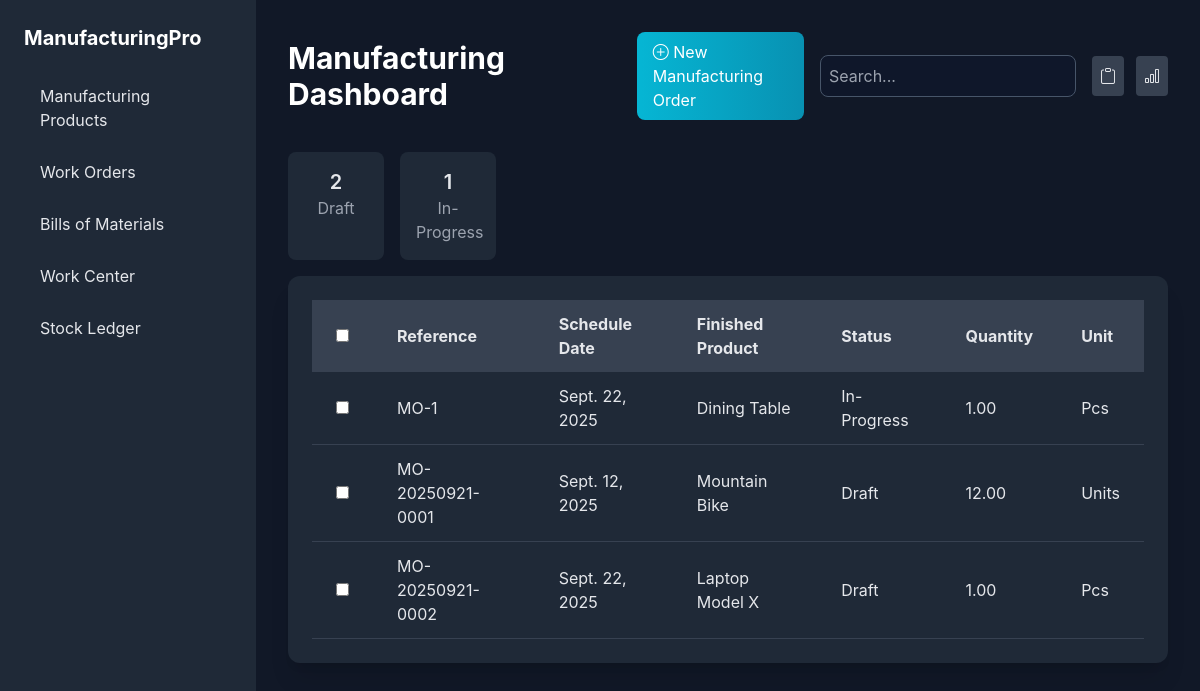
Screenshot of /work_order_analysis/ with the database file from the repository.
### myapp/models.py (models this page shows, shortened)
class ManufacturingOrder(models.Model):
    STATUS_CHOICES = [
        ('Draft', 'Draft'),
        ('Confirmed', 'Confirmed'),
        ('In-Progress', 'In-Progress'),
        ('To Close', 'To Close'),
        ('Done', 'Done'),
    ]
    reference = models.CharField(max_length=20, unique=True)
    schedule_date = models.DateField()
    product = models.ForeignKey(Product, on_delete=models.CASCADE, related_name='manufacturing_orders')
    assignee = models.CharField(max_length=100, blank=True, null=True)
    quantity = models.DecimalField(max_digits=10, decimal_places=2)
    unit = models.CharField(max_length=10, choices=Product.UNIT_CHOICES, default='Units')
    bom = models.ForeignKey(BillOfMaterials, on_delete=models.SET_NULL, null=True, blank=True)
    status = models.CharField(max_length=20, choices=STATUS_CHOICES, default='Draft')
    created_at = models.DateTimeField(auto_now_add=True)

class Product(models.Model):
    UNIT_CHOICES = [
        ('Units', 'Units'),
        ('Kg', 'Kilogram'),
        ('Litre', 'Litre'),
        ('Meter', 'Meter'),
        ('Pcs', 'Pieces'),
    ]
    name = models.CharField(max_length=100)
    unit_cost = models.DecimalField(max_digits=10, decimal_places=2)
    unit_choices = [('pcs', 'Pieces'), ('kg', 'Kilogram')]
    unit = models.CharField(max_length=10, choices=unit_choices)
    on_hand = models.DecimalField(max_digits=10, decimal_places=2, default=0)
    description = models.TextField(blank=True, null=True)
    on_hand = models.DecimalField(max_digits=12, decimal_places=2, default=0)
    free_to_use = models.DecimalField(max_digits=12, decimal_places=2, default=0)
    incoming = models.DecimalField(max_digits=12, decimal_places=2, default=0)
    outgoing = models.DecimalField(max_digits=12, decimal_places=2, default=0)
    total_value = models.DecimalField(max_digits=14, decimal_places=2, default=0)
    created_at = models.DateTimeField(auto_now_add=True)
    updated_at = models.DateTimeField(auto_now=True)
    class Meta:
        ordering = ['name']

### myapp/views.py (the view)
# urls.py: path('work_order_analysis/', views.work_order_analysis, name='work_order_analysis'),
def work_order_analysis(request):
    status_counts = ManufacturingOrder.objects.values('status').annotate(count=Count('id'))
    status_dict = {item['status']: item['count'] for item in status_counts}
    total_count = ManufacturingOrder.objects.count()
    context = {
        "status_counts": status_dict,
        "all_count": total_count,
        "manufacturing_orders": ManufacturingOrder.objects.all(),
    }
    return render(request, "work_order_analysis.html", context)

### templates/work_order_analysis.html (shortened to what this page needs)
<!DOCTYPE html>
<html lang="en">
<head>
    <script src="https://cdn.tailwindcss.com"></script>
    <link href="https://cdn.jsdelivr.net/npm/bootstrap-icons/font/bootstrap-icons.css" rel="stylesheet">
</head>
<body class="bg-gray-900 text-gray-200 min-h-screen flex">
    <aside class="w-64 bg-gray-800 p-6 min-h-screen">
        <h2 class="text-xl font-bold text-white mb-6">ManufacturingPro</h2>
        <nav class="space-y-3">
            <a href="{% url 'work_order_analysis' %}" class="block px-4 py-2 rounded hover:bg-gray-700">Manufacturing
                Products</a>
            <a href="{% url 'work_products' %}" class="block px-4 py-2 rounded hover:bg-gray-700">Work Orders</a>
            <a href="{% url 'bills_of_materials' %}" class="block px-4 py-2 rounded hover:bg-gray-700">Bills of
                Materials</a>
            <a href="{% url 'work_center' %}" class="block px-4 py-2 rounded hover:bg-gray-700">Work Center</a>
            <a href="{% url 'stock_ledger' %}" class="block px-4 py-2 rounded hover:bg-gray-700">Stock Ledger</a>
        </nav>
    </aside>
    <main class="flex-1 p-4 sm:p-6 lg:p-8">
        <div class="flex flex-col md:flex-row items-center justify-between gap-4 mb-8">
            <h1 class="text-3xl font-bold text-white">Manufacturing Dashboard</h1>
            <div class="flex items-center gap-4">
                <a href="{% url 'new_manu' %}"
                    class="bg-gradient-to-r from-cyan-500 to-cyan-600 text-white px-4 py-2 rounded-lg hover:from-cyan-600 hover:to-cyan-700 transition duration-200"
                    title="Create new manufacturing order">
                    <i class="bi bi-plus-circle"></i> New Manufacturing Order
                </a>
                <input type="text" placeholder="Search..." class="form-control w-full md:w-64">
                <div class="flex space-x-3">
                    <button class="p-2 rounded bg-gray-700 hover:bg-gray-600" title="Copy"><i
                            class="bi bi-clipboard"></i></button>
                    <button class="p-2 rounded bg-gray-700 hover:bg-gray-600" title="Stats"><i
                            class="bi bi-bar-chart"></i></button>
                </div>
            </div>
        </div>
        <div class="grid grid-cols-8 gap-4 my-4">
            {% for key, value in status_counts.items %}
            <div class="bg-gray-800 p-4 rounded-lg text-center">
                <h2 class="text-xl font-semibold">{{ value }}</h2>
                <p class="text-gray-400">{{ key }}</p>
            </div>
            {% endfor %}
        </div>
        <div class="bg-gray-800 rounded-xl shadow-xl p-6 overflow-x-auto">
            <table class="min-w-full text-left">
                <thead class="bg-gray-700 text-gray-200">
                    <tr>
                        <th class="px-6 py-3"><input type="checkbox" id="selectAll"></th>
                        <th class="px-6 py-3">Reference</th>
                        <th class="px-6 py-3">Schedule Date</th>
                        <th class="px-6 py-3">Finished Product</th>
                        <th class="px-6 py-3">Status</th>
                        <th class="px-6 py-3">Quantity</th>
                        <th class="px-6 py-3">Unit</th>
                    </tr>
                </thead>
                <tbody class="text-gray-200">
                    {% for mo in manufacturing_orders %}
                    <tr class="border-b border-gray-700 hover:bg-gray-600 transition duration-150">
                        <td class="px-6 py-3"><input type="checkbox" class="order-checkbox"></td>
                        <td class="px-6 py-3">{{ mo.reference }}</td>
                        <td class="px-6 py-3">{{ mo.schedule_date }}</td>
                        <td class="px-6 py-3">{{ mo.product.name }}</td>
                        <td class="px-6 py-3">{{ mo.status }}</td>
                        <td class="px-6 py-3">{{ mo.quantity }}</td>
                        <td class="px-6 py-3">{{ mo.unit }}</td>
                    </tr>
                    {% empty %}
                    <tr>
                        <td colspan="7" class="text-center text-gray-400 py-6">No Manufacturing Orders Found</td>
                    </tr>
                    {% endfor %}
                </tbody>
            </table>
        </div>
    </main>
</body>
</html>

### templates/work_order_analysis.html (style rules this page uses)
body { font-family: Inter, sans-serif; }
.form-control { background: #0f172a; border: 1px solid #475569; padding: 8px; border-radius: 8px; width: 100%; color: #fff; }

### rows the page displays
ManufacturingOrder: value "1", status "In-Progress", reference "MO-1", schedule_date "Sept. 22, 2025", product.name "Dining Table", quantity "1.00", unit "Pcs"
ManufacturingOrder: reference "MO-20250921-0001", schedule_date "Sept. 12, 2025", product.name "Mountain Bike", status "Draft", quantity "12.00", unit "Units"
ManufacturingOrder: reference "MO-20250921-0002", schedule_date "Sept. 22, 2025", product.name "Laptop Model X", status "Draft", quantity "1.00", unit "Pcs"

### other values shown
{{ value }} "2"
{{ key }} "Draft"
